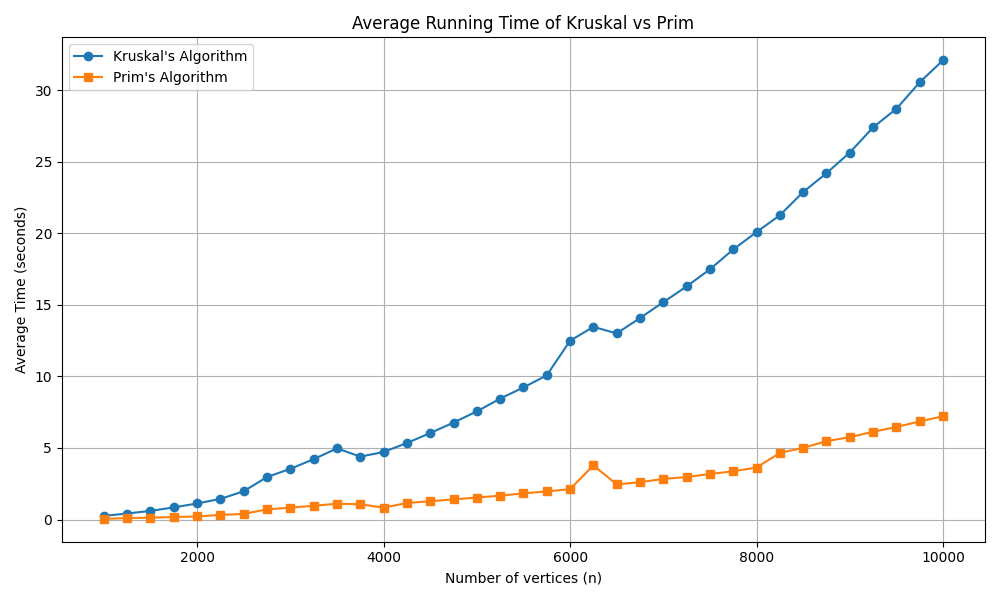

Python code for this plot:
import pandas as pd
import matplotlib.pyplot as plt
import sys

df = pd.read_csv(f'stats.csv')

# expecting 'n', 'avg_time_kruskal', 'avg_time_prim'
if not {'n', 'avg_rounds', 'min_rounds', 'max_rounds'}.issubset(df.columns):
    raise ValueError("Wrong columns.")

# extract
n = df['n']
avg_time_kruskal = df['avg_time_kruskal']
avg_time_prim = df['avg_time_prim']

# plot
plt.figure(figsize=(10, 6))
plt.plot(n, avg_time_kruskal, marker='o', label="Kruskal's Algorithm")
plt.plot(n, avg_time_prim, marker='s', label="Prim's Algorithm")
plt.xlabel('Number of vertices (n)')
plt.ylabel('Average Time (seconds)')
plt.title('Average Running Time of Kruskal vs Prim')
plt.legend()
plt.grid(True)
plt.tight_layout()
plt.savefig(f'plot')
plt.show()
